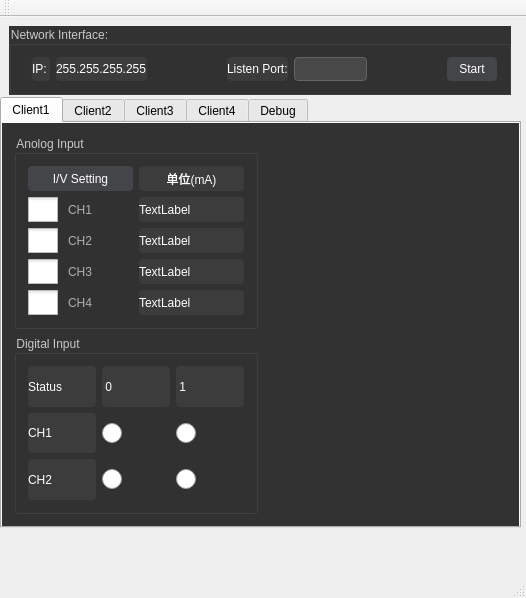
<?xml version="1.0" encoding="UTF-8"?>
<ui version="4.0">
 <class>MainWindow</class>
 <widget class="QMainWindow" name="MainWindow">
  <property name="geometry">
   <rect>
    <x>0</x>
    <y>0</y>
    <width>526</width>
    <height>598</height>
   </rect>
  </property>
  <property name="windowTitle">
   <string>MainWindow</string>
  </property>
  <property name="styleSheet">
   <string notr="true">QWidget#centerWidget {
        background: rgb(50, 50, 50);
}
QWidget#widchart {
        background: rgb(50, 50, 50);
}


QFrame{
        border: 1px solid rgb(50, 50, 50);
        background: rgb(50, 50, 50);
}

QLabel {
        border-radius: 4px;
        border: none;
        width: 35px;
        height:25px;
        color: white;
        
       background: rgb(60, 60, 60);
}

Line{

background: white;
}



/**********按钮**********/
QPushButton{
        border-radius: 4px;
        border: none;
        width: 50px;
        height: 25px;
}
QPushButton:enabled {
        background: rgb(68, 69, 73);
        color: white;
}
QPushButton:!enabled {
        background: rgb(100, 100, 100);
        color: rgb(200, 200, 200);
}
QPushButton:enabled:hover{
        background: rgb(85, 85, 85);
}
QPushButton:enabled:pressed{
        background: rgb(80, 80, 80);
}










/**********单选框**********/
QRadioButton{
        spacing: 0px;
       /* font-size:12px*/
}
QRadioButton:enabled{
        color: rgb(175, 175, 175);
    /* color: rgb(0, 0, 0)*/
}
QRadioButton:enabled:hover{
        color: rgb(200, 200, 200);
       
}
QRadioButton:!enabled{
        color: rgb(155, 155, 155);
}
QRadioButton::indicator {
        width: 20px;
        height:20px;
}
QRadioButton::indicator::checked {
    color: rgb(0, 0, 0);
    image: url(:/ico/ico/checked.png)
}
QRadioButton::indicator::unchecked {
    
    image: url(:/ico/ico/unchecked.png)
}


QGroupBox{
           color: rgb(200, 200, 200); 
            /*background: rgb(68, 69, 73);*/
           background: rgb(50, 50, 50);
          
}

QCheckBox{
         spacing: 10px;
         
}
QCheckBox:enabled{
        color: rgb(175, 175, 175);
    /* color: rgb(0, 0, 0)*/
}
QCheckBox:enabled:hover{
        color: rgb(200, 200, 200);
       
}
QCheckBox:!enabled{
        color: rgb(155, 155, 155);
}

QCheckBox::indicator::checked{
       image: url(:/ico/ico/box-checked.png)
}
QCheckBox::indicator {
        width: 30px;
        height:25px;
}
QCheckBox::indicator::unchecked{
        image: url(:/ico/ico/box-checked-left.png)
}

QTextBrowser{
     background: rgb(50, 50, 50);
     color: rgb(200, 200, 200);

}
/**********下拉列表**********/
QComboBox {
        height: 25px;
        border-radius: 4px;
        border: 1px solid rgb(100, 100, 100);
        background: rgb(72, 72, 73);
}
QComboBox:enabled {
        color: rgb(175, 175, 175);
}
QComboBox:!enabled {
        color: rgb(155, 155, 155);
}
QComboBox:enabled:hover, QComboBox:enabled:focus {
        color: rgb(230, 230, 230);
        background: rgb(68, 69, 73);
}
QComboBox::drop-down {
        width: 20px;
        border: none;
        background: transparent;
}
QComboBox::drop-down:hover {
        background: rgba(255, 255, 255, 30);
}
/*
QComboBox::down-arrow {
        image: url(:/Black/arrowBottom);
}*/
QComboBox::down-arrow:on {
        /**top: 1px;**/
}
QComboBox QAbstractItemView {
        border: 1px solid rgb(100, 100, 100);
        background: rgb(68, 69, 73);
        outline: none;
}
QComboBox QAbstractItemView::item {
        height: 25px;
        color: rgb(175, 175, 175);
}
QComboBox QAbstractItemView::item:selected {
        background: rgba(255, 255, 255, 40);
        color: rgb(230, 230, 230);
}
QLineEdit {
        border-radius: 4px;
        height: 25px;
        width:30px;
        border: 1px solid rgb(100, 100, 100);
        background: rgb(72, 72, 73);
}
QLineEdit:enabled {
        color: rgb(175, 175, 175);
}
QLineEdit:enabled:hover, QLineEdit:enabled:focus {
        color: rgb(230, 230, 230);
}
QLineEdit:!enabled {
        color: rgb(155, 155, 155);
}
</string>
  </property>
  <widget class="QWidget" name="centralWidget">
   <widget class="QGroupBox" name="groupBox_3">
    <property name="geometry">
     <rect>
      <x>9</x>
      <y>9</y>
      <width>502</width>
      <height>69</height>
     </rect>
    </property>
    <property name="title">
     <string>Network Interface:</string>
    </property>
    <layout class="QHBoxLayout" name="horizontalLayout">
     <item>
      <widget class="Line" name="line">
       <property name="orientation">
        <enum>Qt::Vertical</enum>
       </property>
      </widget>
     </item>
     <item>
      <widget class="QLabel" name="label_2">
       <property name="sizePolicy">
        <sizepolicy hsizetype="Preferred" vsizetype="Preferred">
         <horstretch>0</horstretch>
         <verstretch>0</verstretch>
        </sizepolicy>
       </property>
       <property name="text">
        <string>IP: </string>
       </property>
      </widget>
     </item>
     <item>
      <widget class="QLabel" name="label_LocalIP">
       <property name="text">
        <string>255.255.255.255</string>
       </property>
      </widget>
     </item>
     <item>
      <spacer name="horizontalSpacer">
       <property name="orientation">
        <enum>Qt::Horizontal</enum>
       </property>
       <property name="sizeHint" stdset="0">
        <size>
         <width>48</width>
         <height>20</height>
        </size>
       </property>
      </spacer>
     </item>
     <item>
      <widget class="QLabel" name="Listen">
       <property name="text">
        <string>Listen Port:</string>
       </property>
      </widget>
     </item>
     <item>
      <widget class="QLineEdit" name="lineEdit_UdpListenPort"/>
     </item>
     <item>
      <spacer name="horizontalSpacer_2">
       <property name="orientation">
        <enum>Qt::Horizontal</enum>
       </property>
       <property name="sizeHint" stdset="0">
        <size>
         <width>48</width>
         <height>20</height>
        </size>
       </property>
      </spacer>
     </item>
     <item>
      <widget class="QPushButton" name="button_UdpStart">
       <property name="text">
        <string>Start</string>
       </property>
      </widget>
     </item>
    </layout>
   </widget>
   <widget class="QTabWidget" name="tabWidget">
    <property name="geometry">
     <rect>
      <x>0</x>
      <y>80</y>
      <width>521</width>
      <height>431</height>
     </rect>
    </property>
    <property name="sizePolicy">
     <sizepolicy hsizetype="Expanding" vsizetype="Preferred">
      <horstretch>0</horstretch>
      <verstretch>0</verstretch>
     </sizepolicy>
    </property>
    <property name="currentIndex">
     <number>0</number>
    </property>
    <widget class="QWidget" name="Client1">
     <attribute name="title">
      <string>Client1</string>
     </attribute>
     <layout class="QHBoxLayout" name="horizontalLayout_5">
      <item>
       <layout class="QGridLayout" name="gridLayout_3">
        <item row="0" column="0">
         <widget class="QGroupBox" name="groupBox">
          <property name="title">
           <string>Anolog Input</string>
          </property>
          <layout class="QGridLayout" name="gridLayout">
           <item row="0" column="0">
            <widget class="QPushButton" name="button_IVSetting">
             <property name="text">
              <string>I/V Setting</string>
             </property>
            </widget>
           </item>
           <item row="0" column="1">
            <widget class="QLabel" name="label_unit">
             <property name="text">
              <string>单位(mA)</string>
             </property>
             <property name="alignment">
              <set>Qt::AlignCenter</set>
             </property>
            </widget>
           </item>
           <item row="1" column="0">
            <widget class="QCheckBox" name="checkBox">
             <property name="text">
              <string>CH1</string>
             </property>
            </widget>
           </item>
           <item row="1" column="1">
            <widget class="QLabel" name="label_Channel1">
             <property name="text">
              <string>TextLabel</string>
             </property>
            </widget>
           </item>
           <item row="2" column="0">
            <widget class="QCheckBox" name="checkBox_2">
             <property name="text">
              <string>CH2</string>
             </property>
            </widget>
           </item>
           <item row="2" column="1">
            <widget class="QLabel" name="label_Channel2">
             <property name="text">
              <string>TextLabel</string>
             </property>
            </widget>
           </item>
           <item row="3" column="0">
            <widget class="QCheckBox" name="checkBox_3">
             <property name="text">
              <string>CH3</string>
             </property>
            </widget>
           </item>
           <item row="3" column="1">
            <widget class="QLabel" name="label_Channel3">
             <property name="text">
              <string>TextLabel</string>
             </property>
            </widget>
           </item>
           <item row="4" column="0">
            <widget class="QCheckBox" name="checkBox_4">
             <property name="text">
              <string>CH4</string>
             </property>
            </widget>
           </item>
           <item row="4" column="1">
            <widget class="QLabel" name="label_Channel4">
             <property name="text">
              <string>TextLabel</string>
             </property>
            </widget>
           </item>
          </layout>
          <zorder>button_IVSetting</zorder>
          <zorder>checkBox</zorder>
          <zorder>checkBox_2</zorder>
          <zorder>checkBox_3</zorder>
          <zorder>checkBox_4</zorder>
          <zorder>label_unit</zorder>
          <zorder>label_Channel1</zorder>
          <zorder>label_Channel2</zorder>
          <zorder>label_Channel3</zorder>
          <zorder>label_Channel4</zorder>
         </widget>
        </item>
        <item row="1" column="0">
         <widget class="QGroupBox" name="groupBox_2">
          <property name="title">
           <string>Digital Input</string>
          </property>
          <layout class="QGridLayout" name="gridLayout_2">
           <item row="0" column="0">
            <layout class="QHBoxLayout" name="horizontalLayout_4">
             <item>
              <widget class="QLabel" name="label_7">
               <property name="text">
                <string>Status</string>
               </property>
              </widget>
             </item>
             <item>
              <widget class="QLabel" name="label_8">
               <property name="text">
                <string> 0</string>
               </property>
               <property name="alignment">
                <set>Qt::AlignLeading|Qt::AlignLeft|Qt::AlignVCenter</set>
               </property>
              </widget>
             </item>
             <item>
              <widget class="QLabel" name="label_6">
               <property name="text">
                <string> 1</string>
               </property>
              </widget>
             </item>
            </layout>
           </item>
           <item row="1" column="0">
            <layout class="QHBoxLayout" name="horizontalLayout_2">
             <item>
              <widget class="QLabel" name="label_5">
               <property name="text">
                <string>CH1</string>
               </property>
              </widget>
             </item>
             <item>
              <widget class="QRadioButton" name="radioButton_1_0">
               <property name="sizePolicy">
                <sizepolicy hsizetype="Preferred" vsizetype="Preferred">
                 <horstretch>0</horstretch>
                 <verstretch>0</verstretch>
                </sizepolicy>
               </property>
               <property name="layoutDirection">
                <enum>Qt::LeftToRight</enum>
               </property>
               <property name="autoFillBackground">
                <bool>false</bool>
               </property>
               <property name="inputMethodHints">
                <set>Qt::ImhNone</set>
               </property>
               <property name="text">
                <string/>
               </property>
               <property name="autoExclusive">
                <bool>false</bool>
               </property>
              </widget>
             </item>
             <item>
              <widget class="QRadioButton" name="radioButton_1_1">
               <property name="sizePolicy">
                <sizepolicy hsizetype="Preferred" vsizetype="Preferred">
                 <horstretch>0</horstretch>
                 <verstretch>0</verstretch>
                </sizepolicy>
               </property>
               <property name="layoutDirection">
                <enum>Qt::LeftToRight</enum>
               </property>
               <property name="autoFillBackground">
                <bool>false</bool>
               </property>
               <property name="text">
                <string/>
               </property>
               <property name="autoExclusive">
                <bool>false</bool>
               </property>
              </widget>
             </item>
            </layout>
           </item>
           <item row="2" column="0">
            <layout class="QHBoxLayout" name="horizontalLayout_3">
             <item>
              <widget class="QLabel" name="label_9">
               <property name="text">
                <string>CH2</string>
               </property>
              </widget>
             </item>
             <item>
              <widget class="QRadioButton" name="radioButton_2_0">
               <property name="sizePolicy">
                <sizepolicy hsizetype="Preferred" vsizetype="Preferred">
                 <horstretch>0</horstretch>
                 <verstretch>0</verstretch>
                </sizepolicy>
               </property>
               <property name="text">
                <string/>
               </property>
               <property name="autoExclusive">
                <bool>false</bool>
               </property>
              </widget>
             </item>
             <item>
              <widget class="QRadioButton" name="radioButton_2_1">
               <property name="sizePolicy">
                <sizepolicy hsizetype="Preferred" vsizetype="Preferred">
                 <horstretch>0</horstretch>
                 <verstretch>0</verstretch>
                </sizepolicy>
               </property>
               <property name="layoutDirection">
                <enum>Qt::LeftToRight</enum>
               </property>
               <property name="autoFillBackground">
                <bool>false</bool>
               </property>
               <property name="inputMethodHints">
                <set>Qt::ImhNone</set>
               </property>
               <property name="text">
                <string/>
               </property>
               <property name="autoExclusive">
                <bool>false</bool>
               </property>
              </widget>
             </item>
            </layout>
           </item>
          </layout>
         </widget>
        </item>
       </layout>
      </item>
      <item>
       <widget class="QWidget" name="widchart" native="true"/>
      </item>
     </layout>
    </widget>
    <widget class="QWidget" name="Client2">
     <attribute name="title">
      <string>Client2</string>
     </attribute>
    </widget>
    <widget class="QWidget" name="Client3">
     <attribute name="title">
      <string>Client3</string>
     </attribute>
    </widget>
    <widget class="QWidget" name="Client4">
     <attribute name="title">
      <string>Client4</string>
     </attribute>
    </widget>
    <widget class="QWidget" name="tab">
     <attribute name="title">
      <string>Debug</string>
     </attribute>
     <widget class="QGroupBox" name="groupBox_8">
      <property name="geometry">
       <rect>
        <x>10</x>
        <y>10</y>
        <width>443</width>
        <height>325</height>
       </rect>
      </property>
      <property name="title">
       <string>Message:</string>
      </property>
      <layout class="QVBoxLayout" name="verticalLayout_11">
       <item>
        <widget class="QGroupBox" name="groupBox_7">
         <property name="title">
          <string>Send to:</string>
         </property>
         <layout class="QVBoxLayout" name="verticalLayout_12">
          <item>
           <widget class="QTextBrowser" name="textBrowser_UdpMessage"/>
          </item>
          <item>
           <layout class="QHBoxLayout" name="horizontalLayout_8">
            <item>
             <widget class="QLabel" name="label">
              <property name="text">
               <string>IP:</string>
              </property>
             </widget>
            </item>
            <item>
             <widget class="QLineEdit" name="lineEdit_UdpTargetIP">
              <property name="sizePolicy">
               <sizepolicy hsizetype="Preferred" vsizetype="Fixed">
                <horstretch>0</horstretch>
                <verstretch>0</verstretch>
               </sizepolicy>
              </property>
              <property name="minimumSize">
               <size>
                <width>200</width>
                <height>0</height>
               </size>
              </property>
              <property name="maximumSize">
               <size>
                <width>200</width>
                <height>16777215</height>
               </size>
              </property>
             </widget>
            </item>
            <item>
             <widget class="Line" name="line_2">
              <property name="orientation">
               <enum>Qt::Vertical</enum>
              </property>
             </widget>
            </item>
            <item>
             <widget class="QLabel" name="label_4">
              <property name="text">
               <string>Port:</string>
              </property>
             </widget>
            </item>
            <item>
             <widget class="QLineEdit" name="lineEdit_UdpTargetPort">
              <property name="enabled">
               <bool>true</bool>
              </property>
              <property name="sizePolicy">
               <sizepolicy hsizetype="Preferred" vsizetype="Fixed">
                <horstretch>0</horstretch>
                <verstretch>0</verstretch>
               </sizepolicy>
              </property>
              <property name="minimumSize">
               <size>
                <width>80</width>
                <height>0</height>
               </size>
              </property>
              <property name="maximumSize">
               <size>
                <width>80</width>
                <height>16777215</height>
               </size>
              </property>
              <property name="baseSize">
               <size>
                <width>0</width>
                <height>0</height>
               </size>
              </property>
             </widget>
            </item>
            <item>
             <spacer name="horizontalSpacer_4">
              <property name="orientation">
               <enum>Qt::Horizontal</enum>
              </property>
              <property name="sizeHint" stdset="0">
               <size>
                <width>40</width>
                <height>20</height>
               </size>
              </property>
             </spacer>
            </item>
           </layout>
          </item>
          <item>
           <widget class="Line" name="line_3">
            <property name="orientation">
             <enum>Qt::Horizontal</enum>
            </property>
           </widget>
          </item>
          <item>
           <layout class="QHBoxLayout" name="horizontalLayout_6">
            <item>
             <widget class="QLineEdit" name="lineEdit_UdpSend"/>
            </item>
            <item>
             <widget class="Line" name="line_8">
              <property name="orientation">
               <enum>Qt::Vertical</enum>
              </property>
             </widget>
            </item>
            <item>
             <widget class="QPushButton" name="button_UdpSend">
              <property name="text">
               <string>Send</string>
              </property>
             </widget>
            </item>
           </layout>
          </item>
         </layout>
        </widget>
       </item>
      </layout>
     </widget>
    </widget>
   </widget>
   <zorder>groupBox_3</zorder>
   <zorder>tabWidget</zorder>
   <zorder>groupBox_2</zorder>
  </widget>
  <widget class="QMenuBar" name="menuBar">
   <property name="geometry">
    <rect>
     <x>0</x>
     <y>0</y>
     <width>526</width>
     <height>23</height>
    </rect>
   </property>
  </widget>
  <widget class="QToolBar" name="mainToolBar">
   <attribute name="toolBarArea">
    <enum>TopToolBarArea</enum>
   </attribute>
   <attribute name="toolBarBreak">
    <bool>false</bool>
   </attribute>
  </widget>
  <widget class="QStatusBar" name="statusBar"/>
 </widget>
 <layoutdefault spacing="6" margin="11"/>
 <resources/>
 <connections/>
</ui>
